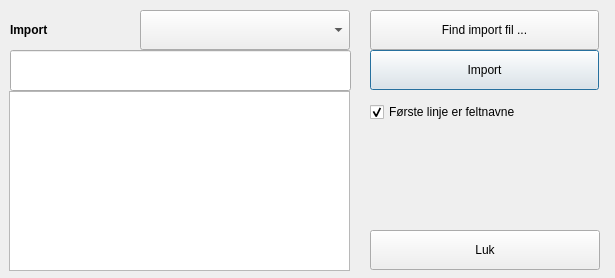
<?xml version="1.0" encoding="UTF-8"?>
<ui version="4.0">
 <class>csvFileImportDialog</class>
 <widget class="QDialog" name="csvFileImportDialog">
  <property name="geometry">
   <rect>
    <x>0</x>
    <y>0</y>
    <width>615</width>
    <height>278</height>
   </rect>
  </property>
  <property name="windowTitle">
   <string>Data import</string>
  </property>
  <property name="modal">
   <bool>true</bool>
  </property>
  <widget class="QComboBox" name="comboImport">
   <property name="geometry">
    <rect>
     <x>140</x>
     <y>10</y>
     <width>210</width>
     <height>40</height>
    </rect>
   </property>
  </widget>
  <widget class="QPushButton" name="buttonBrowse">
   <property name="geometry">
    <rect>
     <x>370</x>
     <y>10</y>
     <width>229</width>
     <height>40</height>
    </rect>
   </property>
   <property name="text">
    <string>Find import fil ...</string>
   </property>
   <property name="autoDefault">
    <bool>false</bool>
   </property>
  </widget>
  <widget class="QPushButton" name="buttonImport">
   <property name="geometry">
    <rect>
     <x>370</x>
     <y>50</y>
     <width>229</width>
     <height>40</height>
    </rect>
   </property>
   <property name="text">
    <string>Import</string>
   </property>
  </widget>
  <widget class="QLabel" name="label">
   <property name="geometry">
    <rect>
     <x>10</x>
     <y>10</y>
     <width>121</width>
     <height>40</height>
    </rect>
   </property>
   <property name="font">
    <font>
     <weight>75</weight>
     <bold>true</bold>
    </font>
   </property>
   <property name="text">
    <string>Import</string>
   </property>
  </widget>
  <widget class="QPushButton" name="buttonClose">
   <property name="geometry">
    <rect>
     <x>370</x>
     <y>230</y>
     <width>230</width>
     <height>40</height>
    </rect>
   </property>
   <property name="text">
    <string>Luk</string>
   </property>
  </widget>
  <widget class="QListWidget" name="listImported">
   <property name="enabled">
    <bool>true</bool>
   </property>
   <property name="geometry">
    <rect>
     <x>9</x>
     <y>91</y>
     <width>341</width>
     <height>180</height>
    </rect>
   </property>
   <property name="selectionMode">
    <enum>QAbstractItemView::MultiSelection</enum>
   </property>
  </widget>
  <widget class="QLineEdit" name="txtSelectedFile">
   <property name="enabled">
    <bool>true</bool>
   </property>
   <property name="geometry">
    <rect>
     <x>10</x>
     <y>50</y>
     <width>341</width>
     <height>41</height>
    </rect>
   </property>
   <property name="alignment">
    <set>Qt::AlignLeading|Qt::AlignLeft|Qt::AlignVCenter</set>
   </property>
  </widget>
  <widget class="QCheckBox" name="checkHeaders">
   <property name="geometry">
    <rect>
     <x>370</x>
     <y>100</y>
     <width>220</width>
     <height>24</height>
    </rect>
   </property>
   <property name="text">
    <string>Første linje er feltnavne</string>
   </property>
   <property name="checked">
    <bool>true</bool>
   </property>
  </widget>
 </widget>
 <tabstops>
  <tabstop>comboImport</tabstop>
  <tabstop>buttonBrowse</tabstop>
  <tabstop>checkHeaders</tabstop>
  <tabstop>buttonImport</tabstop>
  <tabstop>buttonClose</tabstop>
  <tabstop>txtSelectedFile</tabstop>
  <tabstop>listImported</tabstop>
 </tabstops>
 <resources/>
 <connections/>
</ui>
